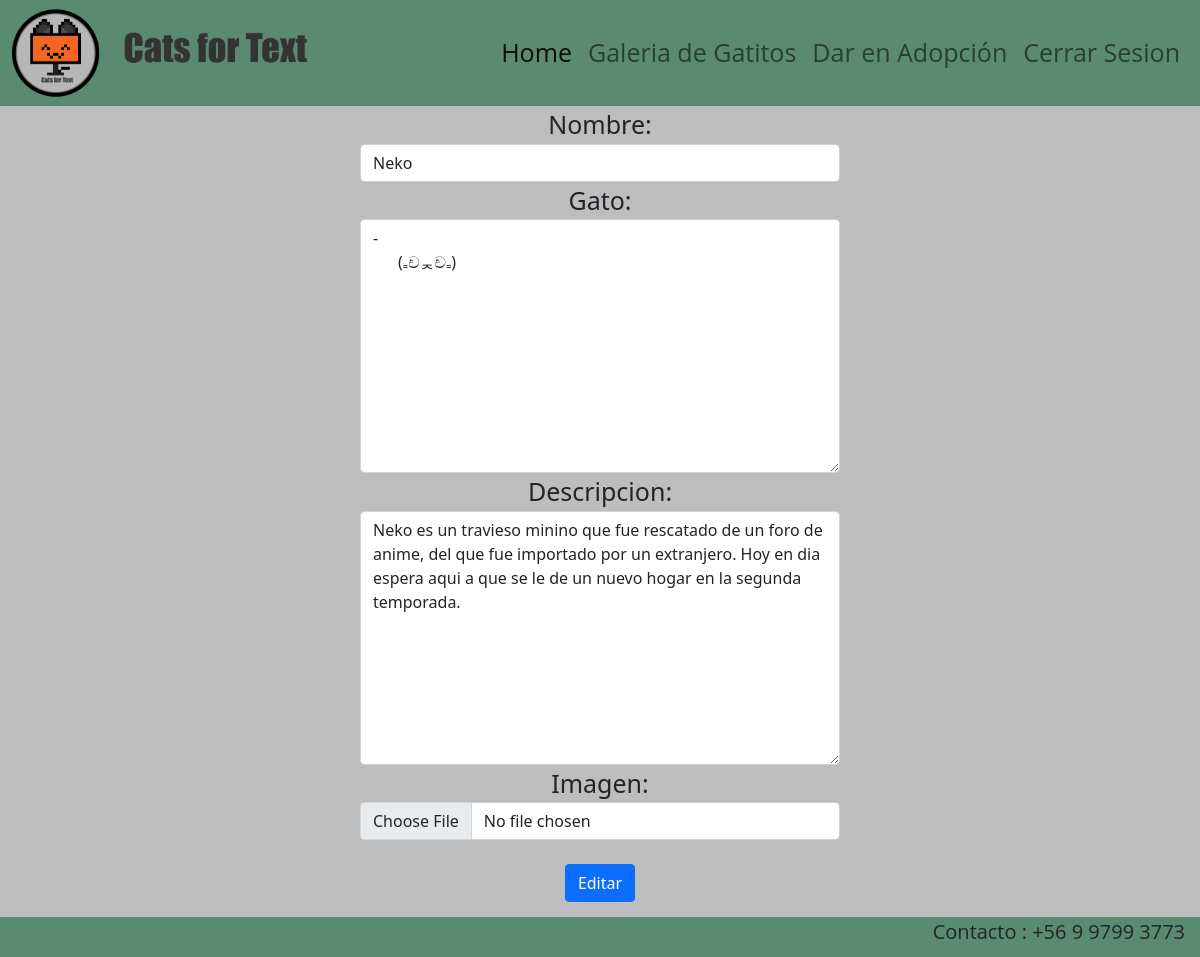
/editar_cat/9 (signed in), run on the app's committed database.
### Registro/models.py (models this page shows, shortened)
class Cats(models.Model):
        name_cat = models.CharField(max_length=30)
        ascii_cat = models.TextField()
        desc_cat = models.CharField(max_length=200)
        imagen_cat = models.ImageField(upload_to="cats", null=True)

### Registro/views.py (the view)
# urls.py: path('editar_cat/<int:id_cat>', views.editar_cat ,name="editar_cat"),
@login_required(login_url='/admin/')
def editar_cat(request, id_cat):
    cat = get_object_or_404(Cats, id=id_cat)
    data = {
        'form' : CatsForm(instance=cat)
    }
    if request.method == 'POST':
        formulario = CatsForm(data=request.POST, instance=cat, files=request.FILES)
        if formulario.is_valid():
            formulario.save()
            return redirect (to="listar_cats")
        data["form"] = formulario
    return render(request, "cats/editar_cat.html", data)

### Registro/forms.py
class CatsForm(forms.ModelForm):
    class Meta:
        model = Cats
        fields = ['name_cat', 'ascii_cat', 'desc_cat', 'imagen_cat']
        labels = {
            'name_cat': 'Nombre',
            'ascii_cat': 'Gato',
            'desc_cat': 'Descripcion',
            'imagen_cat': 'Imagen',
        }
        widgets = {
            'name_cat': forms.TextInput(attrs={'class': 'form-control'}),
            'ascii_cat': forms.Textarea(attrs={'class': 'form-control'}),
            'desc_cat': forms.Textarea(attrs={'class': 'form-control'}),
            'imagen_cat': forms.FileInput(attrs={'class': 'form-control'}),
        }

### Registro/templates/cats/editar_cat.html (shortened to what this page needs)
{% extends 'cats/base.html' %}
{% load static %}
{% block css %}
<link rel="stylesheet" href="{% static 'cats/css/editar_cat.css' %}">
{% endblock %}
{% block contenido %}
    <form method="POST" id="add" enctype="multipart/form-data">
        {{ form }}
        <br>
        <button type="submit" class="btn btn-primary">Editar</button>
    </form>
{% endblock %}

### Registro/static/cats/css/editar_cat.css (style rules this page uses)
#add { text-align: center; margin-left: 30%; margin-right: 30%; }
label { text-align: center; font-size: 25px; }

### Registro/static/cats/css/base.css (style rules this page uses)
* { margin: 0; padding: 0; max-width: 100%; max-height: 100%; }

### data on the page
Cats: name_cat "Neko", ascii_cat "- (₌චᆽච₌)", desc_cat "Neko es un travieso minino que fue rescatado de un foro de anime, del que fue importado por un extranjero. Hoy en dia espera aqui a que se le de un nuevo hogar en la segunda temporada."
